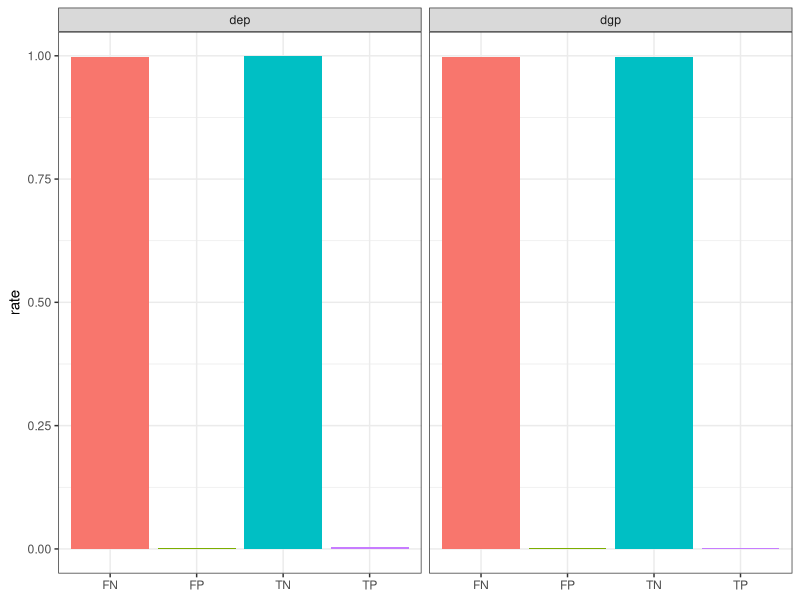
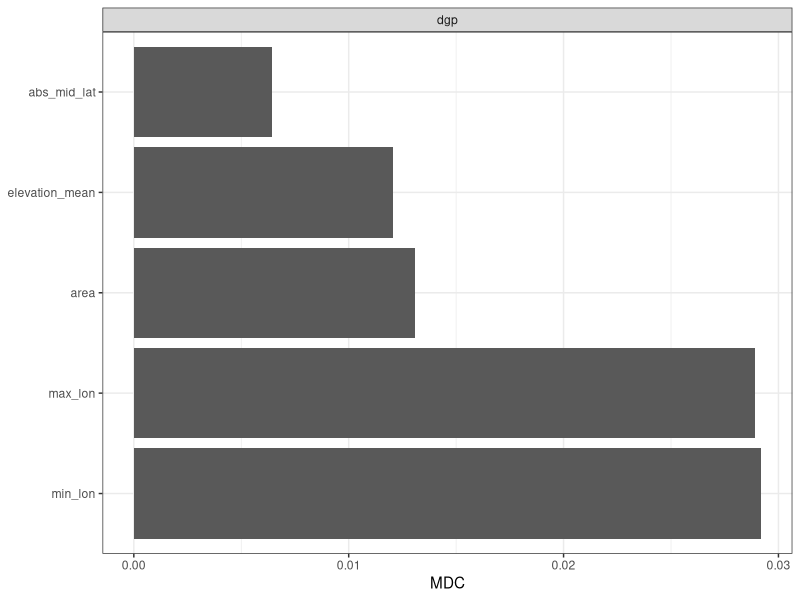
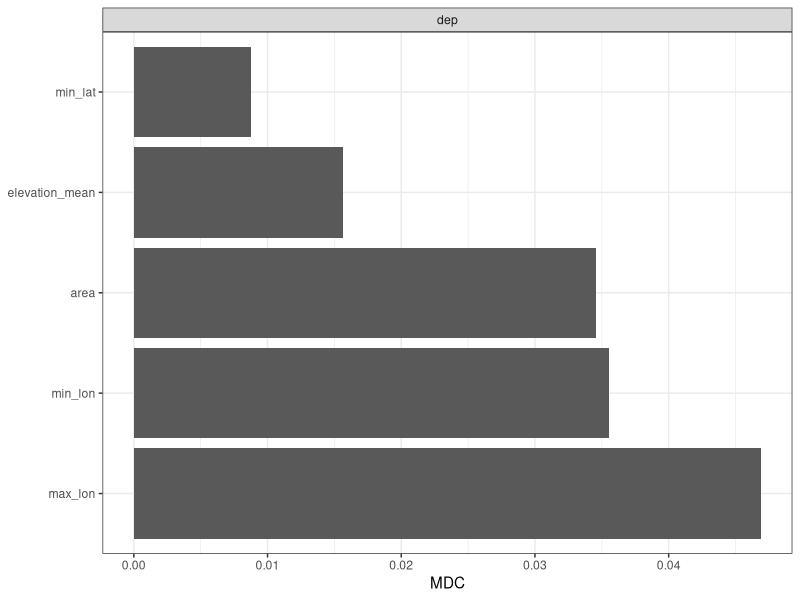
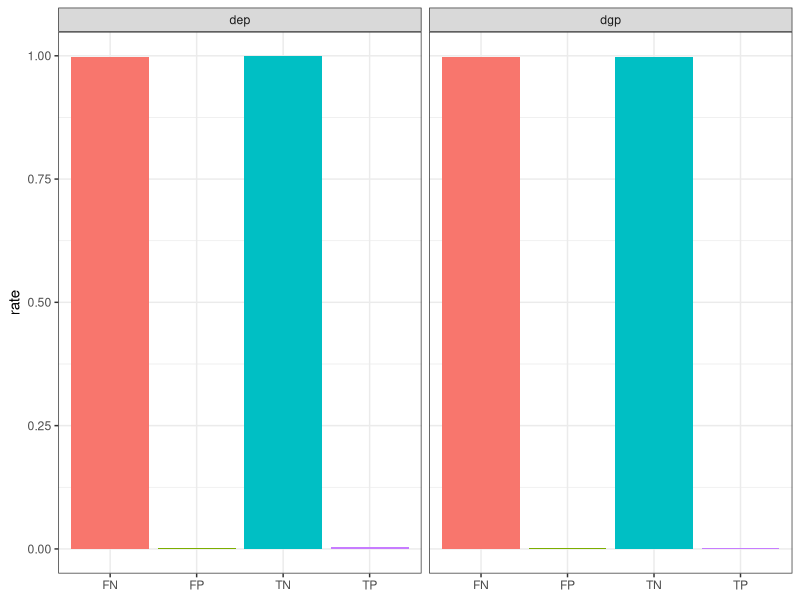
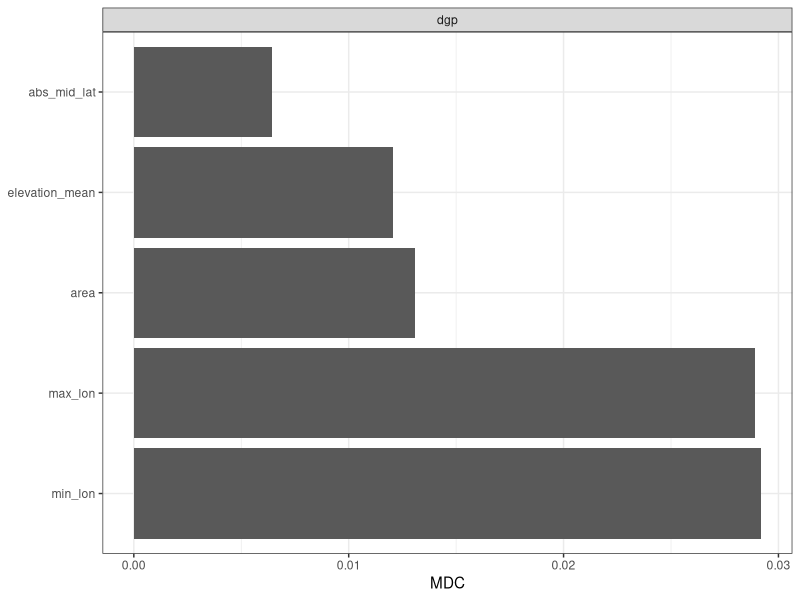
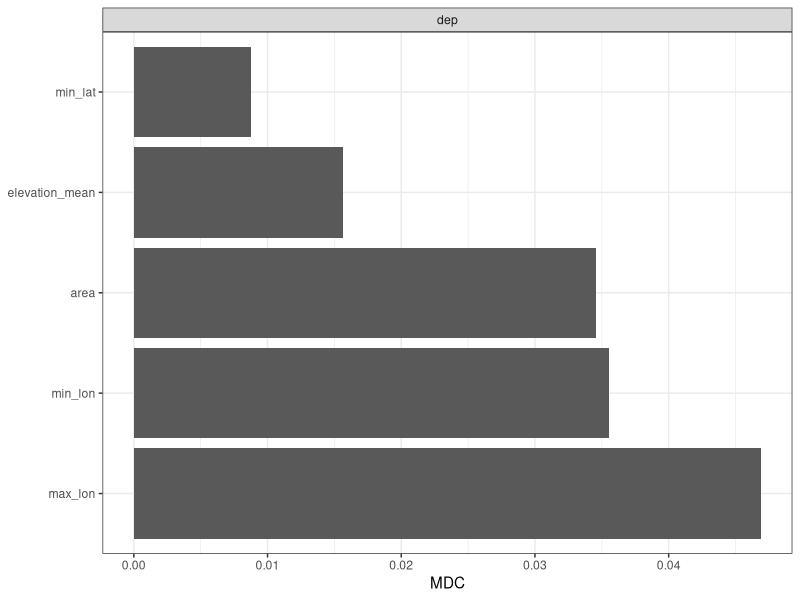

Write the R code that produced these figures, in order.
## ---- chunk 1
knitr::opts_chunk$set(echo = TRUE)
library(tidyverse)
## ---- chunk 2
confusion_tb_dgp <- tibble(type = c("TP", "FN", "FP", "TN"),
                           rate = c(0.00183066, 0.99816934, 0.00165975, 0.99834025))
confusion_tb_dep <- tibble(type = c("TP", "FN", "FP", "TN"),
                           rate = c(0.00327332, 0.99672668, 0.00125451, 0.99874549))
confusion_tb <- 
  bind_rows(confusion_tb_dgp %>% mutate(p = "dgp"),
            confusion_tb_dep %>% mutate(p = "dep"))
confusion_tb
## ---- chunk 3
confusion_plot <- confusion_tb %>% 
  ggplot(aes(x = type, y = rate, fill = type)) +
    geom_bar(stat = "identity") +
  facet_grid(. ~ p) +
  theme_bw() +
  xlab(NULL) +
  theme(legend.position = "none")
confusion_plot
ggsave("../report/img/confusion_NN_plot.png", 
       plot = confusion_plot, 
       width = 4, height = 3, units = "in")
## ---- chunk 4
importance_dgp <- tibble(var = c("min_lon", "max_lon", "area", "elevation_mean", "abs_mid_lat") %>% as.factor(),
                         MDC = c(0.02918962297472194, 0.028906181329495212, 0.013072665926972649, 0.01205393265187285, 0.006413904804573128)) %>% 
  mutate(p = "dgp")
importance_dep <- tibble(var = c("max_lon", "min_lon", "area", "elevation_mean", "min_lat") %>% as.factor(),
                         MDC = c(0.046906361732080126, 0.035510337567239036, 0.034563848770119254, 0.015657339706638407, 0.00877845562464602)) %>% 
  mutate(p = "dep")
importance_NN <- bind_rows(importance_dgp, importance_dep)
## ---- chunk 5
importance_dgp_plot <- importance_dgp %>% 
  ggplot(aes(x = reorder(var, -MDC), y = MDC)) +
    geom_bar(stat = "identity") +
  facet_grid(. ~ p) +
  theme_bw() +
  coord_flip()+
  xlab(NULL) +
  theme(legend.position = "none")
importance_dgp_plot
ggsave("../report/img/importance_dgp_plot.png", 
       plot = importance_dgp_plot, 
       width = 4, height = 3, units = "in")
## ---- chunk 6
importance_dep_plot <- importance_dep %>% 
  ggplot(aes(x = reorder(var, -MDC), y = MDC)) +
    geom_bar(stat = "identity") +
  facet_grid(. ~ p) +
  theme_bw() +
  coord_flip()+
  xlab(NULL) +
  theme(legend.position = "none")
importance_dep_plot
ggsave("../report/img/importance_dep_plot.png", 
       plot = importance_dep_plot, 
       width = 4, height = 3, units = "in")
